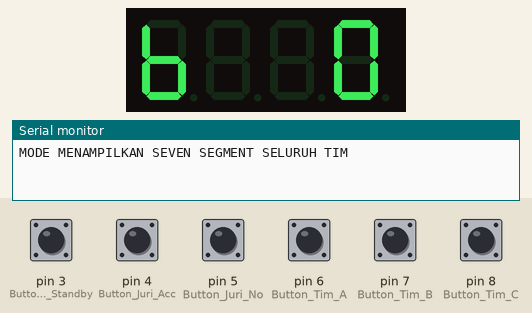
This sketch was run on a simulated Arduino Uno, built with avr-gcc and run on an emulated ATmega328P. Parts: 4-digit seven-segment display, the last lines printed to the serial monitor. The test bench sets the inputs (shaded band); at power-on: pin 3 (Button_Juri_Standby), pin 4 (Button_Juri_Acc), pin 5 (Button_Juri_No), pin 6 (Button_Tim_A), pin 7 (Button_Tim_B), pin 8 (Button_Tim_C) HIGH.

Above: at 2.2 s.
At 4.3 s:
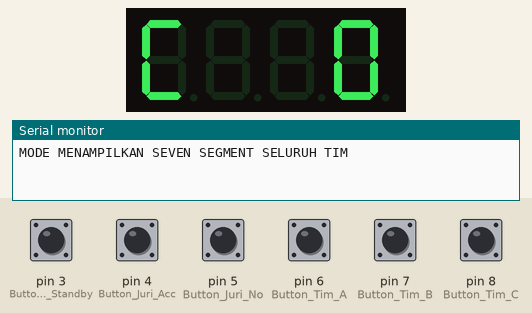
7.5 s: pin 4 (Button_Juri_Acc) pulled LOW for 0.35 s
At 8.7 s:
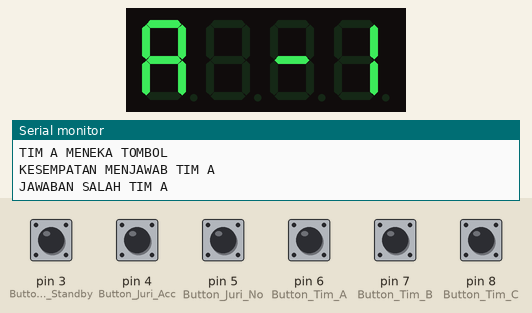
10.8 s: pin 3 (Button_Juri_Standby) pulled LOW for 0.35 s
13.3 s: pin 5 (Button_Juri_No) pulled LOW for 0.35 s
16.6 s: pin 5 (Button_Juri_No) pulled LOW for 1 s
At 17.2 s:
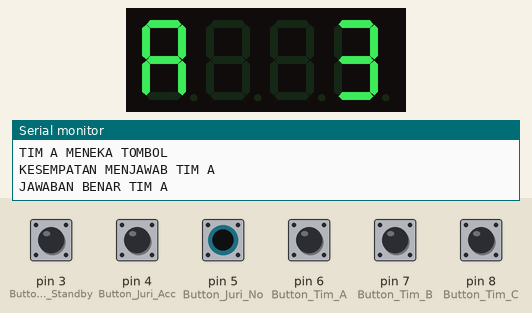
20.2 s: pin 4 (Button_Juri_Acc) pulled LOW for 1 s
At 23.6 s:
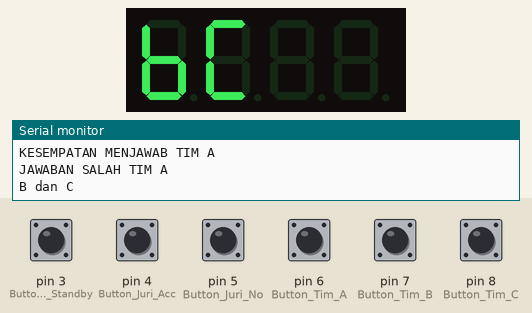
23.9 s: pin 6 (Button_Tim_A) pulled LOW for 1 s
Timing chart, 0 to 26.9 s (numbered marks = the images above; inputs shaded):
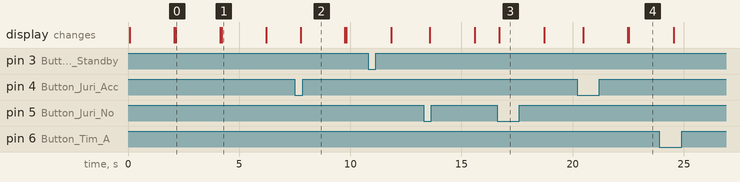

The sketch:

Button_Petruk.ino
```cpp
#include <Arduino.h>
#include <TM1637Display.h>

// Module connection pins (Digital Pins)
#define CLK 9
#define DIO 10

// The amount of time (in milliseconds) between tests
#define TEST_DELAY   2000

TM1637Display display(CLK, DIO);

#define Button_Juri_Standby 3
#define Button_Juri_Acc 4
#define Button_Juri_No 5

#define Button_Tim_A 6
#define Button_Tim_B 7
#define Button_Tim_C 8

bool siap = false;
bool tampil_nilai = false;
bool tim_a_jawab = false;
bool tim_b_jawab = false;
bool tim_c_jawab = false;
bool kesempatan_jawab_a = true;
bool kesempatan_jawab_b = true;
bool kesempatan_jawab_c = true;
//bool kesempatan_jawab = true;

int nilai_tim_a = 0;
int nilai_tim_b = 0;
int nilai_tim_c = 0;
int count_siap = 0;

void setup() {
  // put your setup code here, to run once:
  //  pinMode(Button_Juri_Acc, INPUT);
  Serial.begin(9600);
  pinMode(Button_Juri_Acc, INPUT_PULLUP);
  pinMode(Button_Juri_No, INPUT_PULLUP);
  pinMode(Button_Tim_A, INPUT_PULLUP);
  pinMode(Button_Tim_B, INPUT_PULLUP);
  pinMode(Button_Tim_C, INPUT_PULLUP);
  attachInterrupt(digitalPinToInterrupt(Button_Juri_Standby), IT_HANDLER, FALLING);

}

void loop() {
  // put your main code here, to run repeatedly:
  display.setBrightness(0x0f);
  //  delay(TEST_DELAY);
  display.clear();
  //  display.showNumberHexEx(0xA, 0, true, 1); // Expect: A___
  //  display.showNumberDec(14, false, 2, 2); // Expect: __14
  //  delay(TEST_DELAY);
  if (siap) {
    Serial.println("SIAP");
    int a = digitalRead(Button_Tim_A);
    delay(30);
    int b = digitalRead(Button_Tim_B);
    delay(30);
    int c = digitalRead(Button_Tim_C);
    delay(30);
    if (a) {
      tim_a_jawab = true;
      Serial.println("TIM A MENEKA TOMBOL");
      //      kesempatan_jawab_a = false;
      //      kesempatan_jawab_b = false;
      //      kesempatan_jawab_c = false;
    }
    else if (b) {
      tim_b_jawab = true;
      Serial.println("TIM B MENEKA TOMBOL");
      //      kesempatan_jawab_a = false;
      //      kesempatan_jawab_b = false;
      //      kesempatan_jawab_c = false;
    }
    else if (c) {
      tim_c_jawab = true;
      Serial.println("TIM C MENEKA TOMBOL");
      //      kesempatan_jawab_a = false;
      //      kesempatan_jawab_b = false;
      //      kesempatan_jawab_c = false;
    }

    if (tim_a_jawab && kesempatan_jawab_a) {
      //      tampilkan nama team dan score
      Serial.println("KESEMPATAN MENJAWAB TIM A");
      int benar = digitalRead(Button_Juri_Acc);
      delay(50);
      int salah = digitalRead(Button_Juri_No);
      delay(50);
      if (benar && !salah) {
        nilai_tim_a += 2;
        Serial.println("JAWABAN BENAR TIM A");
        tim_a_jawab = false;
        //        tampilkan nilainya 1 detik
        //        kesempatan_jawab_a = false;
        display.clear();
        display.showNumberHexEx(0xA, 0, true, 1); // Expect: A___
        display.showNumberDec(nilai_tim_a, false, 2, 2); // Expect: __14
        delay(TEST_DELAY);
        display.clear();
      }
      else if (salah && !benar) {
        nilai_tim_a -= 1;
        //        tampilkan nilainya 1 detik
        Serial.println("JAWABAN SALAH TIM A");
        kesempatan_jawab_a = false;
        tim_a_jawab = false;
        display.clear();
        display.showNumberHexEx(0xA, 0, true, 1); // Expect: A___
        display.showNumberDec(nilai_tim_a, false, 2, 2); // Expect: __14
        delay(TEST_DELAY);
        display.clear();

        if (kesempatan_jawab_b && kesempatan_jawab_c) {
          Serial.println("B dan C");
          display.clear();
          display.showNumberHexEx(0xBC, 2, true, 2); // Expect: A___
          //          display.showNumberHexEx(0xC, 3, true, 1); // Expect: A___
          delay(TEST_DELAY);
          display.clear();
        }

        else if (kesempatan_jawab_b) {
          Serial.println("cuma B");
          display.clear();
          display.showNumberHexEx(0xB, 0, true, 1); // Expect: A___
          //          display.showNumberHexEx(0xC, 0, true, 3); // Expect: A___
          delay(TEST_DELAY);
          display.clear();
        }

        else if (kesempatan_jawab_c) {
          Serial.println("cuma C");
          display.clear();
          display.showNumberHexEx(0xC, 0, true, 1); // Expect: A___
          //          display.showNumberHexEx(0xC, 0, true, 3); // Expect: A___
          delay(TEST_DELAY);
          display.clear();
        }


      }

      //      kesempatan_jawab_b = false;
      //      kesempatan_jawab_c = false;
    }

    else if (tim_b_jawab && kesempatan_jawab_b) {
      //      tampilkan nama team dan score
      Serial.println("KESEMPATAN MENJAWAB TIM B");
      int benar = digitalRead(Button_Juri_Acc);
      delay(30);
      int salah = digitalRead(Button_Juri_No);
      delay(30);
      if (benar && !salah) {
        nilai_tim_b += 2;
        Serial.println("JAWABAN BENAR TIM B");
        //        tampilkan nilainya 1 detik
        //        kesempatan_jawab_b = false;
        tim_b_jawab = false;
        display.clear();
        display.showNumberHexEx(0xB, 0, true, 1); // Expect: A___
        display.showNumberDec(nilai_tim_b, false, 2, 2); // Expect: __14
        delay(TEST_DELAY);
        display.clear();
      }
      else if (salah && !benar) {
        nilai_tim_b -= 1;
        Serial.println("JAWABAN SALAH TIM B");
        tim_b_jawab = false;
        kesempatan_jawab_b = false;
        //        tampilkan nilainya 1 detik
        display.clear();
        display.showNumberHexEx(0xB, 0, true, 1); // Expect: A___
        display.showNumberDec(nilai_tim_b, false, 2, 2); // Expect: __14
        delay(TEST_DELAY);
        display.clear();

        if (kesempatan_jawab_a && kesempatan_jawab_c) {
          display.clear();
          display.showNumberHexEx(0xAC, 2, true, 2); // Expect: A___
          //          display.showNumberHexEx(0xC, 0, true, 3); // Expect: A___
          delay(TEST_DELAY);
          display.clear();
        }

        else if (kesempatan_jawab_a) {
          display.clear();
          display.showNumberHexEx(0xA, 0, true, 1); // Expect: A___
          //          display.showNumberHexEx(0xC, 0, true, 3); // Expect: A___
          delay(TEST_DELAY);
          display.clear();
        }

        else if (kesempatan_jawab_c) {
          display.clear();
          display.showNumberHexEx(0xC, 0, true, 1); // Expect: A___
          //          display.showNumberHexEx(0xC, 0, true, 3); // Expect: A___
          delay(TEST_DELAY);
          display.clear();
        }


      }
      //      kesempatan_jawab_a = false;

      //      kesempatan_jawab_c = false;
    }

    else if (tim_c_jawab && kesempatan_jawab_c) {
      //      tampilkan nama team dan score 2 detik
      Serial.println("KESEMPATAN MENJAWAB TIM C");
      int benar = digitalRead(Button_Juri_Acc);
      delay(30);
      int salah = digitalRead(Button_Juri_No);
      delay(30);
      if (benar && !salah) {
        nilai_tim_c += 2;
        //        tampilkan nilainya 1 detik
        Serial.println("JAWABAN BENAR TIM C");
        tim_c_jawab = false;
        display.clear();
        display.showNumberHexEx(0xC, 0, true, 1); // Expect: A___
        display.showNumberDec(nilai_tim_c, false, 2, 2); // Expect: __14
        delay(TEST_DELAY);
        display.clear();
      }
      else if (salah && !benar) {
        nilai_tim_c -= 1;
        Serial.println("JAWABAN SALAH TIM C");
        //        tampilkan nilainya 1 detik
        kesempatan_jawab_c = false;
        tim_c_jawab = false;
        display.clear();
        display.showNumberHexEx(0xC, 0, true, 1); // Expect: A___
        display.showNumberDec(nilai_tim_c, false, 2, 2); // Expect: __14
        delay(TEST_DELAY);
        display.clear();

        if (kesempatan_jawab_a && kesempatan_jawab_b) {
          display.clear();
          display.showNumberHexEx(0xBA, 2, true, 2); // Expect: A___
          //          display.showNumberHexEx(0xC, 0, true, 3); // Expect: ___A
          delay(TEST_DELAY);
          display.clear();
        }

        else if (kesempatan_jawab_b) {
          display.clear();
          display.showNumberHexEx(0xB, 0, true, 1); // Expect: A___
          //          display.showNumberHexEx(0xC, 0, true, 3); // Expect: ___A
          delay(TEST_DELAY);
          display.clear();
        }

        else if (kesempatan_jawab_a) {
          display.clear();
          display.showNumberHexEx(0xA, 0, true, 1); // Expect: A___
          //          display.showNumberHexEx(0xC, 0, true, 3); // Expect: ___A
          delay(TEST_DELAY);
          display.clear();
        }


      }
    }
  }

  else {
    //    setting tampilan sevent segment
    Serial.println("MODE MENAMPILKAN SEVEN SEGMENT SELURUH TIM");
    display.clear();
    display.showNumberHexEx(0xA, 0, true, 1); // Expect: A___
    display.showNumberDec(nilai_tim_a, false, 2, 2); // Expect: __14
    delay(TEST_DELAY);
    display.clear();
    display.clear();
    display.showNumberHexEx(0xB, 0, true, 1); // Expect: A___
    display.showNumberDec(nilai_tim_b, false, 2, 2); // Expect: __14
    delay(TEST_DELAY);
    display.clear();
    display.clear();
    display.showNumberHexEx(0xC, 0, true, 1); // Expect: A___
    display.showNumberDec(nilai_tim_c, false, 2, 2); // Expect: __14
    delay(TEST_DELAY);
    display.clear();
    siap = true;
  }
}

void IT_HANDLER() {
  delay(2000);
  count_siap++;
  Serial.println(count_siap);
  if (count_siap % 2 == 1) {
    siap = true;
    Serial.println("STANBY MODE ACTIVATED");
    kesempatan_jawab_a = true;
    kesempatan_jawab_b = true;
    kesempatan_jawab_c = true;
    tim_a_jawab = false;
    tim_b_jawab = false;
    tim_c_jawab = false;
  }
  else {
    siap = false;
    Serial.println("SHOW MODE");
  }

}
```

Measured:
- after the input at 7.5 s, the display: changes after 0.26 s (image 2)
- after the input at 16.6 s, the display: changes after 0.11 s (image 3)
- after the input at 20.2 s, the display: first changes after 0.27 s (image 4 shows a later state)
- what the display in image 0 shows lasts 2.0 s, from 2.1 s to 4.1 s
